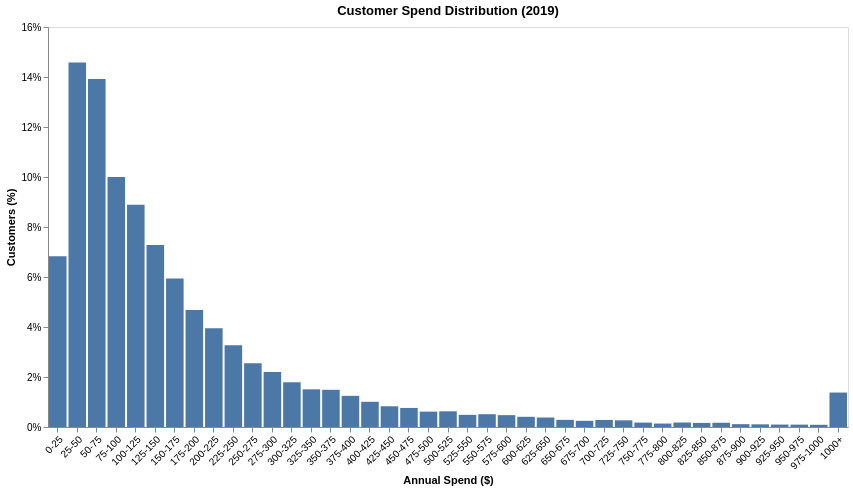

Notebook code for this chart:
### Code cell
distribution_barplot(
    create_distribution(
        cust_data_2019,
        column="Spend",
        **create_bins_labels(bin_width=25, max_cutoff=1000),
    ),
    column="Spend",
    title="Customer Spend Distribution (2019)",
    x_title="Annual Spend ($)",
)

### Figure 1 — Vega-Lite specification as saved in the notebook (floating-point values rounded to 4 significant figures)
{"config": {"view": {"continuousWidth": 300, "continuousHeight": 300}}, "data": {"name": "data-61e0a6293f60a00f7ef619f27a97c0fb"}, "mark": {"type": "bar", "opacity": 1.0}, "encoding": {"tooltip": [{"field": "Range", "title": "Range", "type": "nominal"}, {"field": "Customers", "format": ",", "title": "Customers", "type": "quantitative"}, {"field": "Percent", "format": ".1%", "title": "Customers (%)", "type": "quantitative"}], "x": {"axis": {"grid": false, "labelAngle": -45}, "field": "Range", "sort": ["0-25", "25-50", "50-75", "75-100", "100-125", "125-150", "150-175", "175-200", "200-225", "225-250", "250-275", "275-300", "300-325", "325-350", "350-375", "375-400", "400-425", "425-450", "450-475", "475-500", "500-525", "525-550", "550-575", "575-600", "600-625", "625-650", "650-675", "675-700", "700-725", "725-750", "750-775", "775-800", "800-825", "825-850", "850-875", "875-900", "900-925", "925-950", "950-975", "975-1000", "1000+"], "title": "Annual Spend ($)", "type": "nominal"}, "y": {"axis": {"format": "%", "grid": false}, "field": "Percent", "title": "Customers (%)", "type": "quantitative"}}, "height": 400, "title": "Customer Spend Distribution (2019)", "width": 800, "$schema": "https://vega.github.io/schema/vega-lite/v6.4.1.json", "datasets": {"data-61e0a6293f60a00f7ef619f27a97c0fb": [{"Range": "0-25", "Customers": 2176, "Percent": 0.06831}, {"Range": "25-50", "Customers": 4644, "Percent": 0.1458}, {"Range": "50-75", "Customers": 4433, "Percent": 0.1392}, {"Range": "75-100", "Customers": 3184, "Percent": 0.09995}, {"Range": "100-125", "Customers": 2833, "Percent": 0.08893}, {"Range": "125-150", "Customers": 2318, "Percent": 0.07277}, {"Range": "150-175", "Customers": 1893, "Percent": 0.05943}, {"Range": "175-200", "Customers": 1492, "Percent": 0.04684}, {"Range": "200-225", "Customers": 1258, "Percent": 0.03949}, {"Range": "225-250", "Customers": 1041, "Percent": 0.03268}, {"Range": "250-275", "Customers": 811, "Percent": 0.02546}, {"Range": "275-300", "Customers": 701, "Percent": 0.02201}, {"Range": "300-325", "Customers": 570, "Percent": 0.01789}, {"Range": "325-350", "Customers": 480, "Percent": 0.01507}, {"Range": "350-375", "Customers": 474, "Percent": 0.01488}, {"Range": "375-400", "Customers": 397, "Percent": 0.01246}, {"Range": "400-425", "Customers": 321, "Percent": 0.01008}, {"Range": "425-450", "Customers": 264, "Percent": 0.008288}, {"Range": "450-475", "Customers": 243, "Percent": 0.007628}, {"Range": "475-500", "Customers": 196, "Percent": 0.006153}, {"Range": "500-525", "Customers": 200, "Percent": 0.006278}, {"Range": "525-550", "Customers": 155, "Percent": 0.004866}, {"Range": "550-575", "Customers": 163, "Percent": 0.005117}, {"Range": "575-600", "Customers": 151, "Percent": 0.00474}, {"Range": "600-625", "Customers": 130, "Percent": 0.004081}, {"Range": "625-650", "Customers": 121, "Percent": 0.003798}, {"Range": "650-675", "Customers": 91, "Percent": 0.002857}, {"Range": "675-700", "Customers": 79, "Percent": 0.00248}, {"Range": "700-725", "Customers": 90, "Percent": 0.002825}, {"Range": "725-750", "Customers": 85, "Percent": 0.002668}, {"Range": "750-775", "Customers": 56, "Percent": 0.001758}, {"Range": "775-800", "Customers": 44, "Percent": 0.001381}, {"Range": "800-825", "Customers": 57, "Percent": 0.001789}, {"Range": "825-850", "Customers": 52, "Percent": 0.001632}, {"Range": "850-875", "Customers": 54, "Percent": 0.001695}, {"Range": "875-900", "Customers": 36, "Percent": 0.00113}, {"Range": "900-925", "Customers": 34, "Percent": 0.001067}, {"Range": "925-950", "Customers": 31, "Percent": 0.0009732}, {"Range": "950-975", "Customers": 30, "Percent": 0.0009418}, {"Range": "975-1000", "Customers": 28, "Percent": 0.000879}, {"Range": "1000+", "Customers": 439, "Percent": 0.01378}]}}
